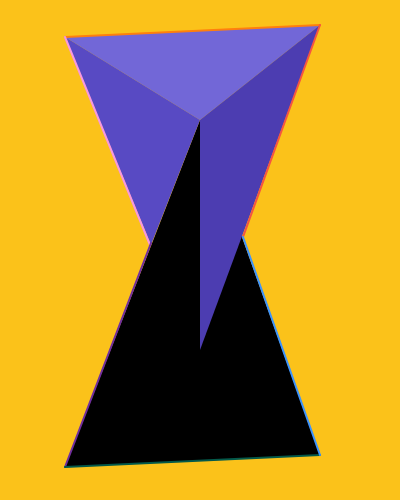
Frame 1 (no input)
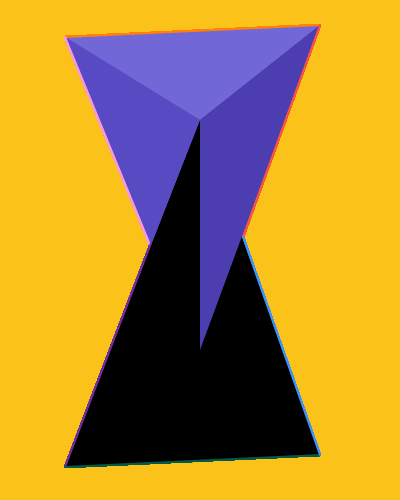
Frame 60 (no input)
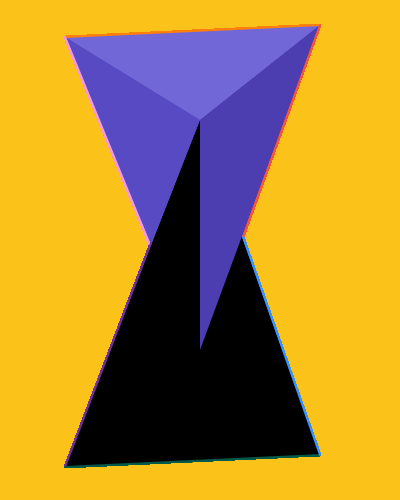
Frame 120 (the mouse pressed at the canvas centre since frame 60)

The p5.js sketch that drew these frames (run headless with seeded random() and noise() and a simulated clock; from frame 60 on, the mouse is pressed at the canvas centre):

// p5.js sketch
// ── sketch.js
function setup() {
    createCanvas(400, 500);
    background(251,194,26);
    strokeWeight(2)
  }
  
  function draw() {
    noStroke()
    fill(0)
    triangle(65,467,320,455,200,120);
    fill(114,103,215)
    triangle(320,25,65,37,200,120);
    fill(76,61,177)
    triangle(320,25,200,350,200,120);
    fill(88,74,195)
    triangle(65,37,151,245,200,120);
    
    stroke(255,127,13)
    line(65,37,320,25)
    stroke(245,84,66)
    line(320,25,243,237)
    stroke(247,153,221)
    line(65,37,150,245)
    stroke(112,46,158)
    line(151,243,65,467)
    stroke(4,89,74)
    line(65,467,320,455)
    stroke(61,147,252)
    line(243,237,320,455)
  }
